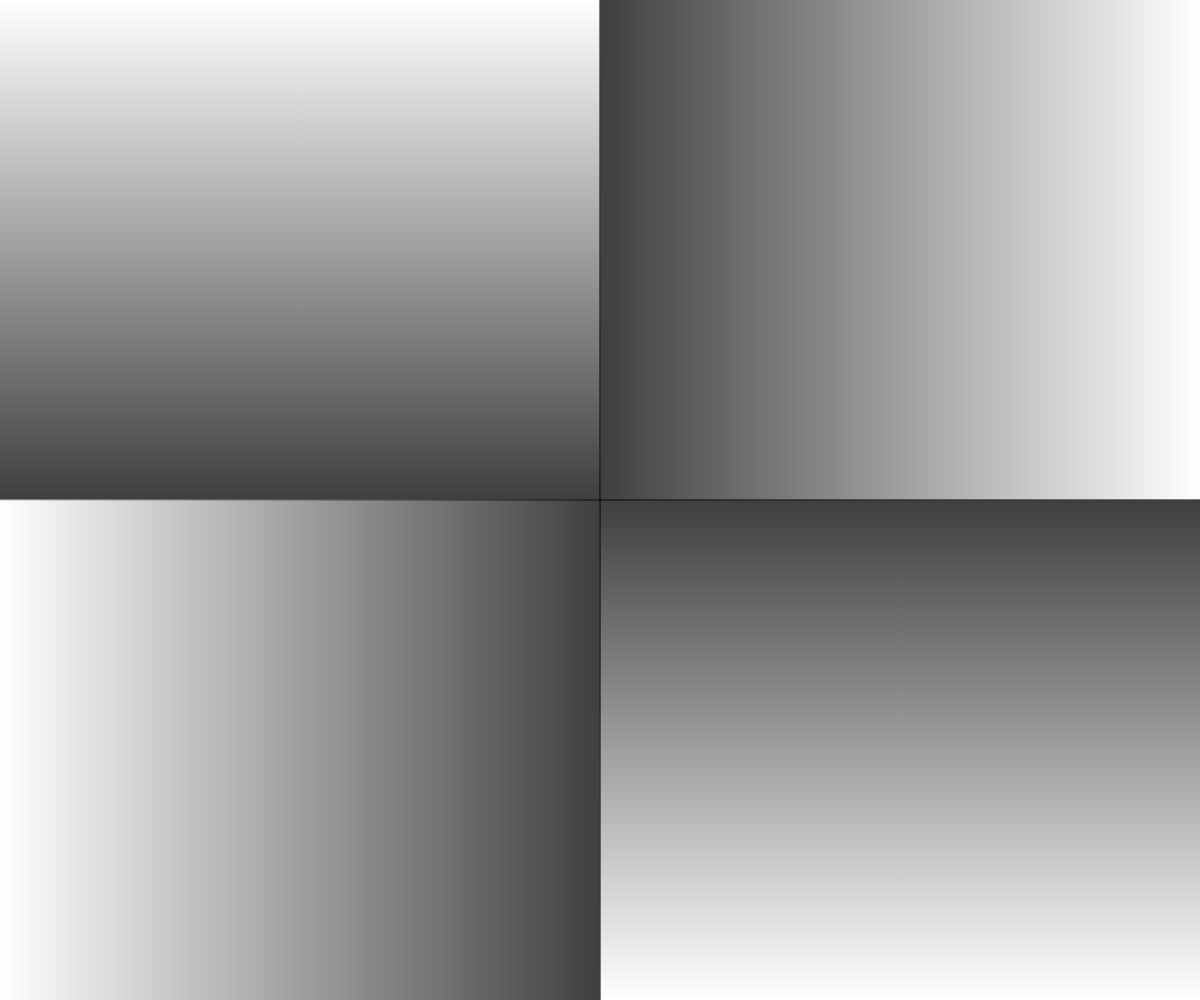
Frame 1 (no input)
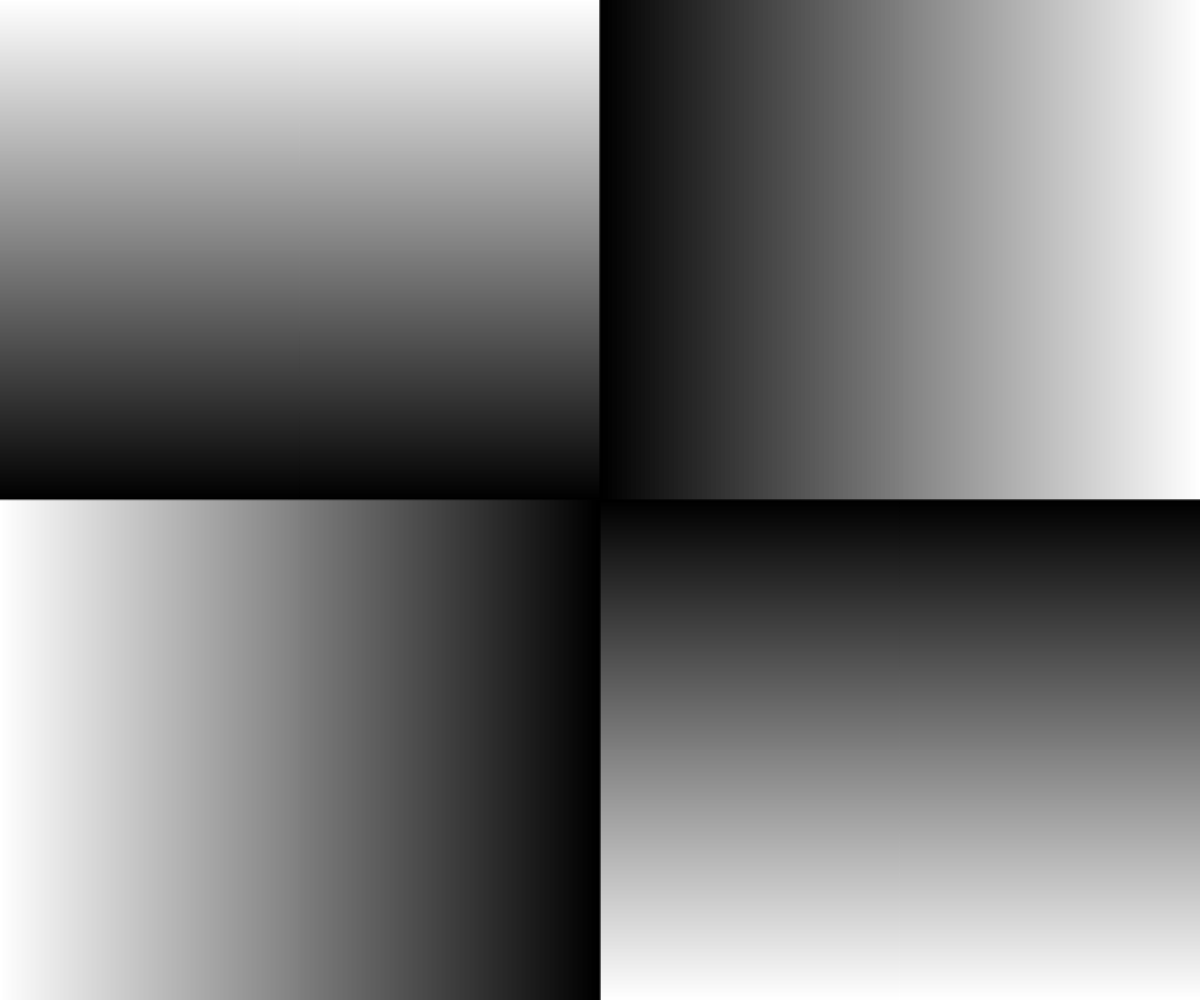
Frame 60 (no input)
Frame 120 (the mouse pressed at the canvas centre since frame 60): identical to frame 60, image omitted

The p5.js sketch that drew these frames (run headless with seeded random() and noise() and a simulated clock; from frame 60 on, the mouse is pressed at the canvas centre):

// p5.js sketch
// ── sketch.js

var Y_AXIS = 1;
var X_AXIS = 2;
var b1, b2;

function setup() {
  createCanvas(windowWidth, windowHeight);
}

function draw() {

  b1 = color(255);
  b2 = color(0);

  setGradient(0, 0, width/2, height/2, b1, b2, Y_AXIS);
  setGradient(width/2, 0, width/2, height/2, b2, b1, X_AXIS);
  setGradient(width/2, height/2, width/2, height/2, b2, b1, Y_AXIS);
  setGradient(0, height/2, width/2, height/2, b1, b2, X_AXIS);
}

function setGradient(x, y, w, h, c1, c2, axis) {

  noFill();

  if (axis == Y_AXIS) { 
    for (var i = y; i <= y+h; i++) {
      var inter = map(i, y, y+h, 0, 1);
      var c = lerpColor(c1, c2, inter);
      stroke(c);
      line(x, i, x+w, i);
    }
  }  
  else if (axis == X_AXIS) {
    for (var i = x; i <= x+w; i++) {
      var inter = map(i, x, x+w, 0, 1);
      var c = lerpColor(c1, c2, inter);
      stroke(c);
      line(i, y, i, y+h);
    }
  }
}
